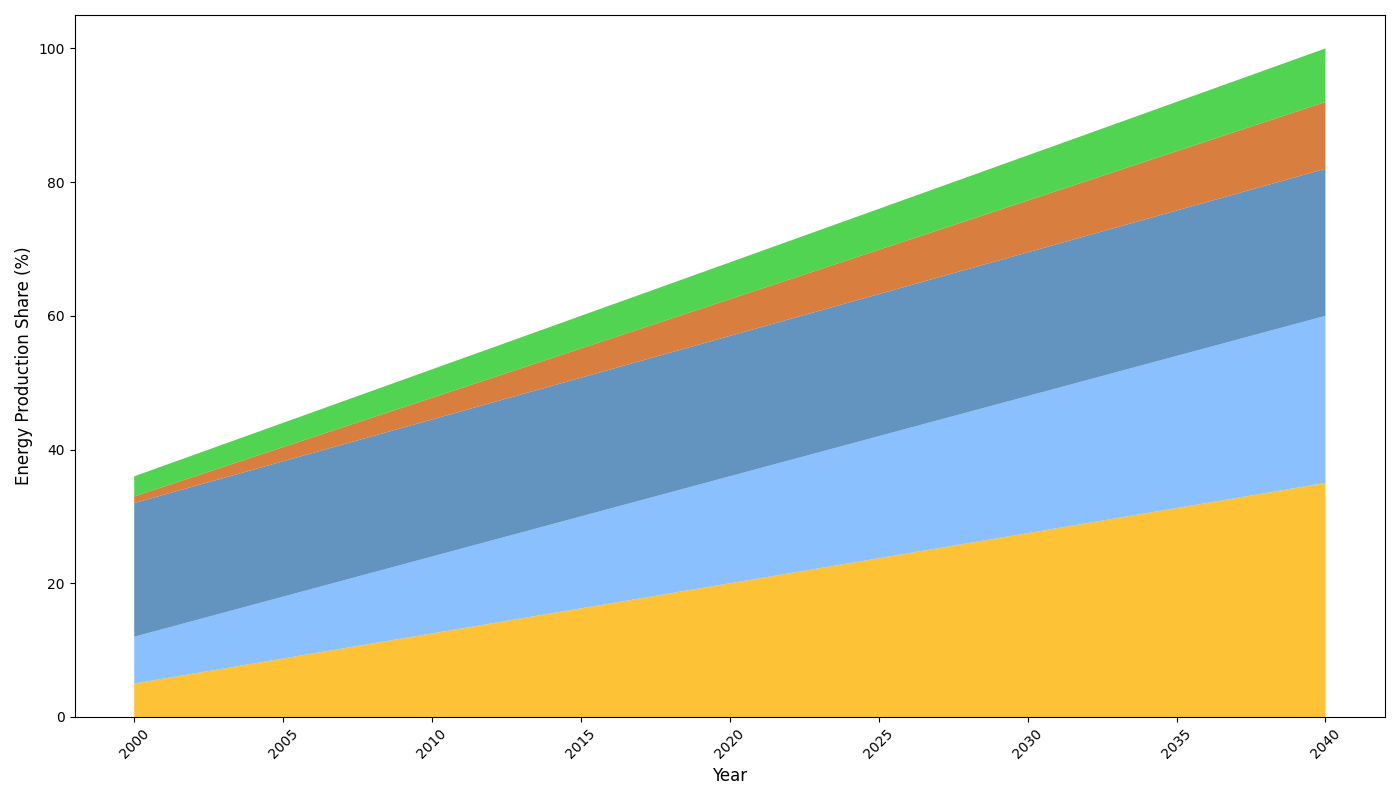

This figure's Python source:
import matplotlib.pyplot as plt
import numpy as np

years = np.arange(2000, 2041)
solar_power = np.linspace(5, 35, len(years))
wind_power = np.linspace(7, 25, len(years))
hydropower = np.linspace(20, 22, len(years))
geothermal_power = np.linspace(1, 10, len(years))
biomass_power = np.linspace(3, 8, len(years))

renewable_sources = np.array([solar_power, wind_power, hydropower, geothermal_power, biomass_power])

fig, ax = plt.subplots(figsize=(14, 8))

ax.stackplot(years, renewable_sources, 
             colors=['#FDB813', '#77B5FE', '#4682B4', '#D2691E', '#32CD32'], alpha=0.85)

ax.set_xlabel('Year', fontsize=12)
ax.set_ylabel('Energy Production Share (%)', fontsize=12, color='black')

plt.xticks(rotation=45)
plt.tight_layout()

plt.show()
